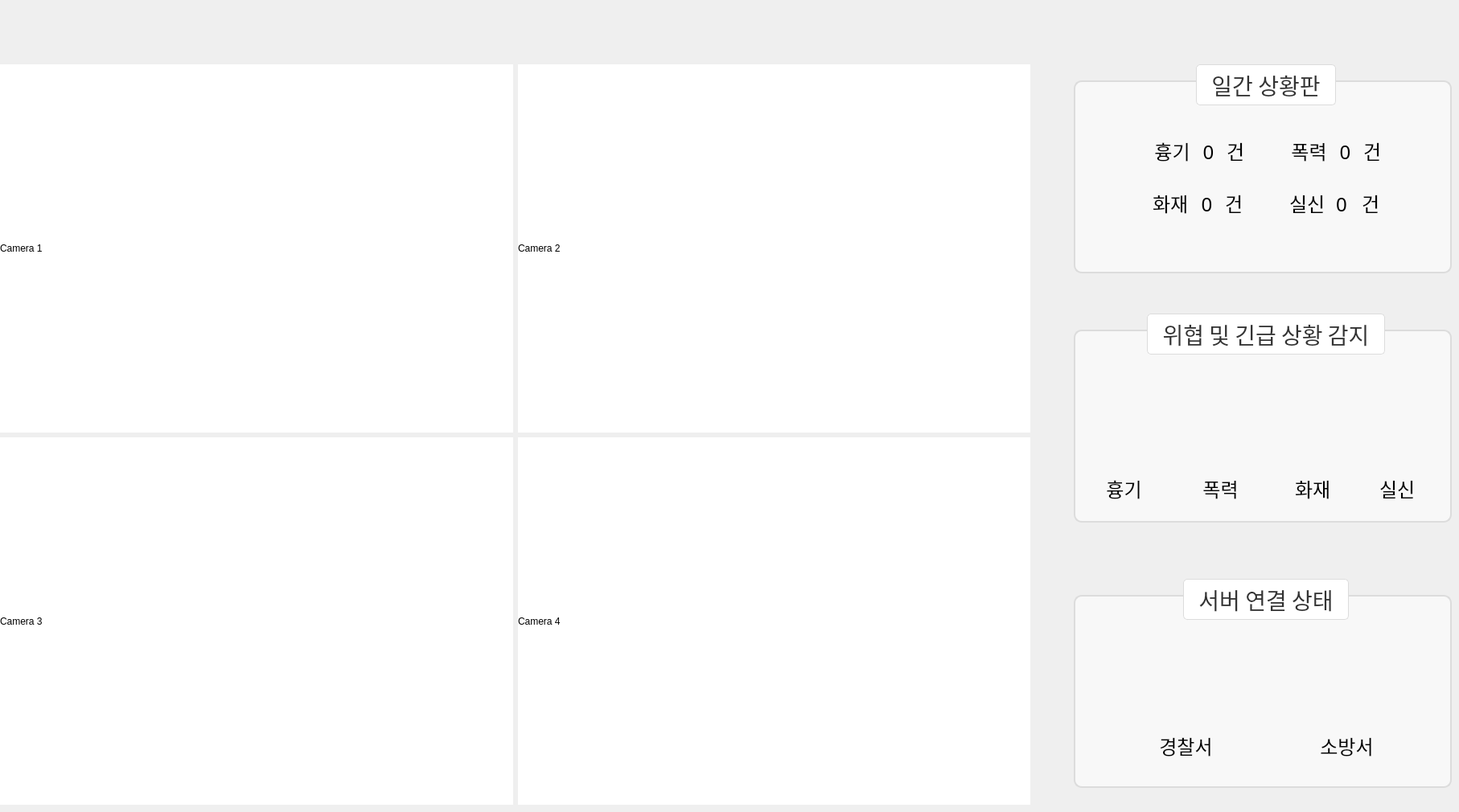
   <widget class="QWidget" name="page">
    <widget class="QWidget" name="gridLayoutWidget">
     <property name="geometry">
      <rect>
       <x>0</x>
       <y>80</y>
       <width>1281</width>
       <height>921</height>
      </rect>
     </property>
     <layout class="QGridLayout" name="gridLayout">
      <property name="spacing">
       <number>6</number>
      </property>
      <item row="1" column="1">
       <widget class="QLabel" name="label">
        <property name="styleSheet">
         <string notr="true">background-color: rgb(255, 255, 255);</string>
        </property>
        <property name="text">
         <string>Camera 1</string>
        </property>
       </widget>
      </item>
      <item row="1" column="2">
       <widget class="QLabel" name="label_2">
        <property name="styleSheet">
         <string notr="true">background-color: rgb(255, 255, 255);</string>
        </property>
        <property name="text">
         <string>Camera 2</string>
        </property>
       </widget>
      </item>
      <item row="2" column="1">
       <widget class="QLabel" name="label_3">
        <property name="styleSheet">
         <string notr="true">background-color: rgb(255, 255, 255);</string>
        </property>
        <property name="text">
         <string>Camera 3</string>
        </property>
       </widget>
      </item>
      <item row="2" column="2">
       <widget class="QLabel" name="label_4">
        <property name="styleSheet">
         <string notr="true">background-color: rgb(255, 255, 255);</string>
        </property>
        <property name="text">
         <string>Camera 4</string>
        </property>
       </widget>
      </item>
     </layout>
    </widget>
    <widget class="QGroupBox" name="groupBox">
     <property name="geometry">
      <rect>
       <x>1335</x>
       <y>80</y>
       <width>470</width>
       <height>260</height>
      </rect>
     </property>
     <property name="font">
      <font>
       <family>NanumGothic</family>
       <pointsize>21</pointsize>
      </font>
     </property>
     <property name="styleSheet">
      <string notr="true">QGroupBox {
    background-color: #f8f8f8; /* 부드러운 하얀색 배경 */
    border: 2px solid #dcdcdc; /* 옅은 회색 테두리 */
    border-radius: 10px;       /* 둥근 모서리 */
    margin-top: 20px;          /* 제목 여백 */
    padding: 10px;             /* 내부 여백 */
}
QGroupBox:title {
    subcontrol-origin: margin; /* 제목 위치 설정 */
    subcontrol-position: top center; /* 제목을 상단 중앙에 배치 */
    padding: 5px 15px;          /* 제목 내부 여백 */
    background-color: #ffffff;  /* 제목 배경 흰색 */
    color: #333333;             /* 제목 글자색 */
    border: 1px solid #dcdcdc;  /* 제목 테두리 */
    border-radius: 5px;         /* 제목 둥근 테두리 */
}
</string>
     </property>
     <property name="title">
      <string>일간 상황판</string>
     </property>
     <widget class="QLabel" name="weapon_title">
      <property name="geometry">
       <rect>
        <x>100</x>
        <y>90</y>
        <width>45</width>
        <height>35</height>
       </rect>
      </property>
      <property name="font">
       <font>
        <family>NanumGothic</family>
        <pointsize>18</pointsize>
       </font>
      </property>
      <property name="styleSheet">
       <string notr="true">background-color: rgba(191, 64, 64, 0);
</string>
      </property>
      <property name="text">
       <string>흉기</string>
      </property>
      <property name="alignment">
       <set>Qt::AlignCenter</set>
      </property>
     </widget>
     <widget class="QLabel" name="weapon_label">
      <property name="geometry">
       <rect>
        <x>190</x>
        <y>90</y>
        <width>23</width>
        <height>35</height>
       </rect>
      </property>
      <property name="font">
       <font>
        <family>NanumGothic</family>
        <pointsize>18</pointsize>
       </font>
      </property>
      <property name="styleSheet">
       <string notr="true">background-color: rgba(191, 64, 64, 0);</string>
      </property>
      <property name="text">
       <string>건</string>
      </property>
     </widget>
     <widget class="QLabel" name="weapon_count">
      <property name="geometry">
       <rect>
        <x>152</x>
        <y>95</y>
        <width>31</width>
        <height>28</height>
       </rect>
      </property>
      <property name="font">
       <font>
        <family>NanumGothic</family>
        <pointsize>18</pointsize>
       </font>
      </property>
      <property name="styleSheet">
       <string notr="true">background-color: rgba(191, 64, 64, 0);</string>
      </property>
      <property name="text">
       <string>0</string>
      </property>
      <property name="alignment">
       <set>Qt::AlignCenter</set>
      </property>
     </widget>
     <widget class="QLabel" name="violence_title">
      <property name="geometry">
       <rect>
        <x>270</x>
        <y>90</y>
        <width>45</width>
        <height>35</height>
       </rect>
      </property>
      <property name="font">
       <font>
        <family>NanumGothic</family>
        <pointsize>18</pointsize>
       </font>
      </property>
      <property name="styleSheet">
       <string notr="true">background-color: rgba(191, 64, 64, 0);</string>
      </property>
      <property name="text">
       <string>폭력</string>
      </property>
      <property name="alignment">
       <set>Qt::AlignCenter</set>
      </property>
     </widget>
     <widget class="QLabel" name="violence_label">
      <property name="geometry">
       <rect>
        <x>360</x>
        <y>90</y>
        <width>23</width>
        <height>35</height>
       </rect>
      </property>
      <property name="font">
       <font>
        <family>NanumGothic</family>
        <pointsize>18</pointsize>
       </font>
      </property>
      <property name="styleSheet">
       <string notr="true">background-color: rgba(191, 64, 64, 0);</string>
      </property>
      <property name="text">
       <string>건</string>
      </property>
     </widget>
     <widget class="QLabel" name="violence_count">
      <property name="geometry">
       <rect>
        <x>322</x>
        <y>95</y>
        <width>31</width>
        <height>28</height>
       </rect>
      </property>
      <property name="font">
       <font>
        <family>NanumGothic</family>
        <pointsize>18</pointsize>
       </font>
      </property>
      <property name="styleSheet">
       <string notr="true">background-color: rgba(191, 64, 64, 0);</string>
      </property>
      <property name="text">
       <string>0</string>
      </property>
      <property name="alignment">
       <set>Qt::AlignCenter</set>
      </property>
     </widget>
     <widget class="QLabel" name="fire_title">
      <property name="geometry">
       <rect>
        <x>98</x>
        <y>155</y>
        <width>45</width>
        <height>35</height>
       </rect>
      </property>
      <property name="font">
       <font>
        <family>NanumGothic</family>
        <pointsize>18</pointsize>
       </font>
      </property>
      <property name="styleSheet">
       <string notr="true">background-color: rgba(191, 64, 64, 0);</string>
      </property>
      <property name="text">
       <string>화재</string>
      </property>
     </widget>
     <widget class="QLabel" name="swoon_label">
      <property name="geometry">
       <rect>
        <x>358</x>
        <y>155</y>
        <width>23</width>
        <height>35</height>
       </rect>
      </property>
      <property name="font">
       <font>
        <family>NanumGothic</family>
        <pointsize>18</pointsize>
       </font>
      </property>
      <property name="styleSheet">
       <string notr="true">background-color: rgba(191, 64, 64, 0);</string>
      </property>
      <property name="text">
       <string>건</string>
      </property>
     </widget>
     <widget class="QLabel" name="fire_label">
      <property name="geometry">
       <rect>
        <x>188</x>
        <y>155</y>
        <width>23</width>
        <height>35</height>
       </rect>
      </property>
      <property name="font">
       <font>
        <family>NanumGothic</family>
        <pointsize>18</pointsize>
       </font>
      </property>
      <property name="styleSheet">
       <string notr="true">background-color: rgba(191, 64, 64, 0);</string>
      </property>
      <property name="text">
       <string>건</string>
      </property>
     </widget>
     <widget class="QLabel" name="swoon_title">
      <property name="geometry">
       <rect>
        <x>268</x>
        <y>155</y>
        <width>45</width>
        <height>35</height>
       </rect>
      </property>
      <property name="font">
       <font>
        <family>NanumGothic</family>
        <pointsize>18</pointsize>
       </font>
      </property>
      <property name="styleSheet">
       <string notr="true">background-color: rgba(191, 64, 64, 0);</string>
      </property>
      <property name="text">
       <string>실신</string>
      </property>
     </widget>
     <widget class="QLabel" name="fire_count">
      <property name="geometry">
       <rect>
        <x>150</x>
        <y>160</y>
        <width>31</width>
        <height>28</height>
       </rect>
      </property>
      <property name="font">
       <font>
        <family>NanumGothic</family>
        <pointsize>18</pointsize>
       </font>
      </property>
      <property name="styleSheet">
       <string notr="true">background-color: rgba(191, 64, 64, 0);</string>
      </property>
      <property name="text">
       <string>0</string>
      </property>
      <property name="alignment">
       <set>Qt::AlignCenter</set>
      </property>
     </widget>
     <widget class="QLabel" name="swoon_count">
      <property name="geometry">
       <rect>
        <x>320</x>
        <y>160</y>
        <width>31</width>
        <height>28</height>
       </rect>
      </property>
      <property name="font">
       <font>
        <family>NanumGothic</family>
        <pointsize>18</pointsize>
       </font>
      </property>
      <property name="styleSheet">
       <string notr="true">background-color: rgba(191, 64, 64, 0);</string>
      </property>
      <property name="text">
       <string> 0</string>
      </property>
     </widget>
    </widget>
    <widget class="QGroupBox" name="groupBox_2">
     <property name="geometry">
      <rect>
       <x>1335</x>
       <y>390</y>
       <width>470</width>
       <height>260</height>
      </rect>
     </property>
     <property name="font">
      <font>
       <family>NanumGothic</family>
       <pointsize>21</pointsize>
      </font>
     </property>
     <property name="styleSheet">
      <string notr="true">QGroupBox {
    background-color: #f8f8f8; /* 부드러운 하얀색 배경 */
    border: 2px solid #dcdcdc; /* 옅은 회색 테두리 */
    border-radius: 10px;       /* 둥근 모서리 */
    margin-top: 20px;          /* 제목 여백 */
    padding: 10px;             /* 내부 여백 */
}
QGroupBox:title {
    subcontrol-origin: margin; /* 제목 위치 설정 */
    subcontrol-position: top center; /* 제목을 상단 중앙에 배치 */
    padding: 5px 15px;          /* 제목 내부 여백 */
    background-color: #ffffff;  /* 제목 배경 흰색 */
    color: #333333;             /* 제목 글자색 */
    border: 1px solid #dcdcdc;  /* 제목 테두리 */
    border-radius: 5px;         /* 제목 둥근 테두리 */
}
</string>
     </property>
     <property name="title">
      <string>위협 및 긴급 상황 감지</string>
     </property>
     <widget class="QLabel" name="fire_title2">
      <property name="geometry">
       <rect>
        <x>275</x>
        <y>200</y>
        <width>45</width>
        <height>35</height>
       </rect>
      </property>
      <property name="font">
       <font>
        <family>NanumGothic</family>
        <pointsize>18</pointsize>
       </font>
      </property>
      <property name="styleSheet">
       <string notr="true">background-color: rgba(191, 64, 64, 0);</string>
      </property>
      <property name="text">
       <string>화재</string>
      </property>
     </widget>
     <widget class="QLabel" name="swoon_title2">
      <property name="geometry">
       <rect>
        <x>380</x>
        <y>200</y>
        <width>45</width>
        <height>35</height>
       </rect>
      </property>
      <property name="font">
       <font>
        <family>NanumGothic</family>
        <pointsize>18</pointsize>
       </font>
      </property>
      <property name="styleSheet">
       <string notr="true">background-color: rgba(191, 64, 64, 0);</string>
      </property>
      <property name="text">
       <string>실신</string>
      </property>
     </widget>
     <widget class="QLabel" name="swoon_off">
      <property name="geometry">
       <rect>
        <x>350</x>
        <y>70</y>
        <width>100</width>
        <height>120</height>
       </rect>
      </property>
      <property name="styleSheet">
       <string notr="true">background-color: rgba(191, 64, 64, 0);
</string>
      </property>
      <property name="text">
       <string/>
      </property>
      <property name="pixmap">
       <pixmap>../test/ui/die.png</pixmap>
      </property>
      <property name="scaledContents">
       <bool>true</bool>
      </property>
     </widget>
     <widget class="QPushButton" name="fire_detect">
      <property name="geometry">
       <rect>
        <x>249</x>
        <y>70</y>
        <width>100</width>
        <height>120</height>
       </rect>
      </property>
      <property name="styleSheet">
       <string notr="true">    QPushButton {
        background-color: rgba(191, 64, 64, 0);
        border: none;
    }

    QPushButton:focus {
        outline: none;  /* 포커스 시 테두리 제거 */
    }</string>
      </property>
      <property name="text">
       <string/>
      </property>
      <property name="icon">
       <iconset>
        <normaloff>ui/fire_off.png</normaloff>
        <normalon>ui/fire_on.png</normalon>ui/fire_off.png</iconset>
      </property>
      <property name="iconSize">
       <size>
        <width>90</width>
        <height>141</height>
       </size>
      </property>
     </widget>
     <widget class="QLabel" name="violence_off">
      <property name="geometry">
       <rect>
        <x>130</x>
        <y>60</y>
        <width>111</width>
        <height>141</height>
       </rect>
      </property>
      <property name="styleSheet">
       <string notr="true">background-color: rgba(191, 64, 64, 0);</string>
      </property>
      <property name="text">
       <string/>
      </property>
      <property name="pixmap">
       <pixmap>../test/ui/fight_off.png</pixmap>
      </property>
      <property name="scaledContents">
       <bool>true</bool>
      </property>
     </widget>
     <widget class="QLabel" name="weapon_title2">
      <property name="geometry">
       <rect>
        <x>40</x>
        <y>200</y>
        <width>45</width>
        <height>35</height>
       </rect>
      </property>
      <property name="font">
       <font>
        <family>NanumGothic</family>
        <pointsize>18</pointsize>
       </font>
      </property>
      <property name="styleSheet">
       <string notr="true">background-color: rgba(191, 64, 64, 0);
</string>
      </property>
      <property name="text">
       <string>흉기</string>
      </property>
      <property name="alignment">
       <set>Qt::AlignCenter</set>
      </property>
     </widget>
     <widget class="QLabel" name="violence_title2">
      <property name="geometry">
       <rect>
        <x>160</x>
        <y>200</y>
        <width>45</width>
        <height>35</height>
       </rect>
      </property>
      <property name="font">
       <font>
        <family>NanumGothic</family>
        <pointsize>18</pointsize>
       </font>
      </property>
      <property name="styleSheet">
       <string notr="true">background-color: rgba(191, 64, 64, 0);</string>
      </property>
      <property name="text">
       <string>폭력</string>
      </property>
      <property name="alignment">
       <set>Qt::AlignCenter</set>
      </property>
     </widget>
     <widget class="QLabel" name="weapon_detect">
      <property name="geometry">
       <rect>
        <x>30</x>
        <y>70</y>
        <width>111</width>
        <height>121</height>
       </rect>
      </property>
      <property name="text">
       <string/>
      </property>
      <property name="pixmap">
       <pixmap>ui/weapon_on.png</pixmap>
      </property>
      <property name="scaledContents">
       <bool>true</bool>
      </property>
     </widget>
     <widget class="QLabel" name="weapon_no_detect">
      <property name="geometry">
       <rect>
        <x>30</x>
        <y>70</y>
        <width>111</width>
        <height>121</height>
       </rect>
      </property>
      <property name="text">
       <string/>
      </property>
      <property name="pixmap">
       <pixmap>ui/weapon_off.png</pixmap>
      </property>
      <property name="scaledContents">
       <bool>true</bool>
      </property>
     </widget>
    </widget>
    <widget class="QGroupBox" name="groupBox_3">
     <property name="geometry">
      <rect>
       <x>1335</x>
       <y>720</y>
       <width>470</width>
       <height>260</height>
      </rect>
     </property>
     <property name="font">
      <font>
       <family>NanumGothic</family>
       <pointsize>21</pointsize>
      </font>
     </property>
     <property name="styleSheet">
      <string notr="true">QGroupBox {
    background-color: #f8f8f8; /* 부드러운 하얀색 배경 */
    border: 2px solid #dcdcdc; /* 옅은 회색 테두리 */
    border-radius: 10px;       /* 둥근 모서리 */
    margin-top: 20px;          /* 제목 여백 */
    padding: 10px;             /* 내부 여백 */
}
QGroupBox:title {
    subcontrol-origin: margin; /* 제목 위치 설정 */
    subcontrol-position: top center; /* 제목을 상단 중앙에 배치 */
    padding: 5px 15px;          /* 제목 내부 여백 */
    background-color: #ffffff;  /* 제목 배경 흰색 */
    color: #333333;             /* 제목 글자색 */
    border: 1px solid #dcdcdc;  /* 제목 테두리 */
    border-radius: 5px;         /* 제목 둥근 테두리 */
}
</string>
     </property>
     <property name="title">
      <string>서버 연결 상태</string>
     </property>
     <widget class="QPushButton" name="fire_server_on">
      <property name="geometry">
       <rect>
        <x>290</x>
        <y>80</y>
        <width>101</width>
        <height>101</height>
       </rect>
      </property>
      <property name="styleSheet">
       <string notr="true">    QPushButton {
        background-color: rgba(191, 64, 64, 0);
        border: none;
    }

    QPushButton:focus {
        outline: none;  /* 포커스 시 테두리 제거 */
    }</string>
      </property>
      <property name="text">
       <string/>
      </property>
      <property name="icon">
       <iconset>
        <normaloff>ui/light_off.png</normaloff>
        <normalon>ui/light_on.png</normalon>ui/light_off.png</iconset>
      </property>
      <property name="iconSize">
       <size>
        <width>100</width>
        <height>100</height>
       </size>
      </property>
     </widget>
     <widget class="QLabel" name="fire_server">
      <property name="geometry">
       <rect>
        <x>304</x>
        <y>190</y>
        <width>71</width>
        <height>35</height>
       </rect>
      </property>
      <property name="font">
       <font>
        <family>NanumGothic</family>
        <pointsize>18</pointsize>
       </font>
      </property>
      <property name="styleSheet">
       <string notr="true">background-color: rgba(191, 64, 64, 0);
</string>
      </property>
      <property name="text">
       <string>소방서</string>
      </property>
      <property name="alignment">
       <set>Qt::AlignCenter</set>
      </property>
     </widget>
     <widget class="QPushButton" name="police_server_on">
      <property name="geometry">
       <rect>
        <x>90</x>
        <y>80</y>
        <width>101</width>
        <height>101</height>
       </rect>
      </property>
      <property name="styleSheet">
       <string notr="true">    QPushButton {
        background-color: rgba(191, 64, 64, 0);
        border: none;
    }

    QPushButton:focus {
        outline: none;  /* 포커스 시 테두리 제거 */
    }</string>
      </property>
      <property name="text">
       <string/>
      </property>
      <property name="icon">
       <iconset>
        <normaloff>ui/light_off.png</normaloff>
        <normalon>ui/light_on.png</normalon>ui/light_off.png</iconset>
      </property>
      <property name="iconSize">
       <size>
        <width>100</width>
        <height>100</height>
       </size>
      </property>
     </widget>
     <widget class="QLabel" name="police_server">
      <property name="geometry">
       <rect>
        <x>104</x>
        <y>190</y>
        <width>71</width>
        <height>35</height>
       </rect>
      </property>
      <property name="font">
       <font>
        <family>NanumGothic</family>
        <pointsize>18</pointsize>
       </font>
      </property>
      <property name="styleSheet">
       <string notr="true">background-color: rgba(191, 64, 64, 0);
</string>
      </property>
      <property name="text">
       <string>경찰서</string>
      </property>
      <property name="alignment">
       <set>Qt::AlignCenter</set>
      </property>
     </widget>
    </widget>
   </widget>
